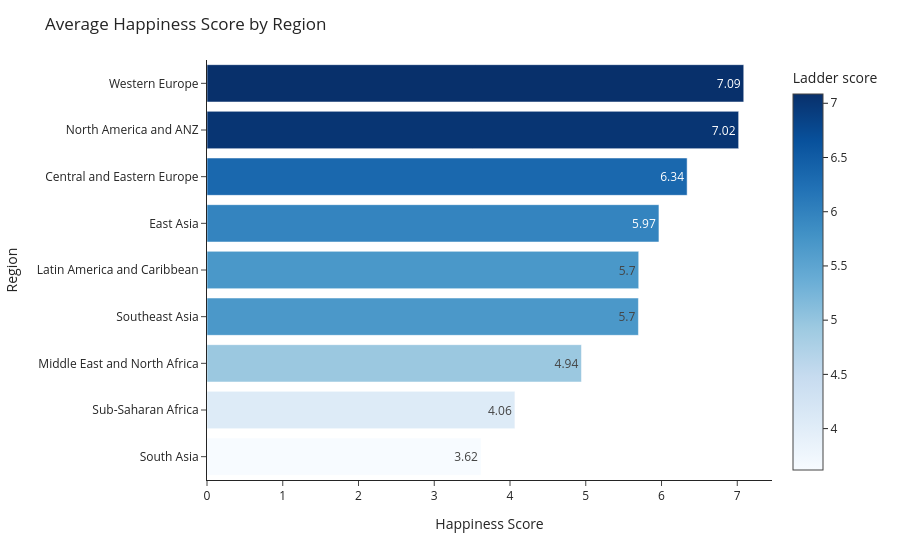

Notebook code for this chart:
### Markdown cell above
## Task 1 — Regional Comparison

This chart shows the average happiness score across different regions.

### Code cell
import plotly.express as px

# Average happiness by region
region_avg = df.groupby('Regional indicator')['Ladder score'].mean().reset_index()

# Sort values
region_avg = region_avg.sort_values('Ladder score')

# Bar chart
fig1 = px.bar(
    region_avg,
    x='Ladder score',
    y='Regional indicator',
    orientation='h',
    text=region_avg['Ladder score'].round(2),
    color='Ladder score',
    color_continuous_scale='Blues'
)

fig1.update_layout(
    title='Average Happiness Score by Region',
    xaxis_title='Happiness Score',
    yaxis_title='Region',
    template='simple_white'
)

fig1.show()

### Figure 1 — Plotly figure (JSON) as saved in the notebook; plotly's stock layout.template omitted (floating-point values rounded to 4 significant figures)
{"data": [{"hovertemplate": "Ladder score=%{marker.color}<br>Regional indicator=%{y}<br>text=%{text}<extra></extra>", "legendgroup": "", "marker": {"color": [3.618, 4.065, 4.943, 5.695, 5.699, 5.966, 6.338, 7.018, 7.086], "coloraxis": "coloraxis", "pattern": {"shape": ""}}, "name": "", "orientation": "h", "showlegend": false, "text": [3.62, 4.06, 4.94, 5.7, 5.7, 5.97, 6.34, 7.02, 7.09], "textposition": "auto", "type": "bar", "x": [3.618, 4.065, 4.943, 5.695, 5.699, 5.966, 6.338, 7.018, 7.086], "xaxis": "x", "y": ["South Asia", "Sub-Saharan Africa", "Middle East and North Africa", "Southeast Asia", "Latin America and Caribbean", "East Asia", "Central and Eastern Europe", "North America and ANZ", "Western Europe"], "yaxis": "y"}], "layout": {"barmode": "relative", "coloraxis": {"colorbar": {"title": {"text": "Ladder score"}}, "colorscale": [[0, "rgb(247,251,255)"], [0.125, "rgb(222,235,247)"], [0.25, "rgb(198,219,239)"], [0.375, "rgb(158,202,225)"], [0.5, "rgb(107,174,214)"], [0.625, "rgb(66,146,198)"], [0.75, "rgb(33,113,181)"], [0.875, "rgb(8,81,156)"], [1, "rgb(8,48,107)"]]}, "legend": {"tracegroupgap": 0}, "margin": {"t": 60}, "title": {"text": "Average Happiness Score by Region"}, "xaxis": {"anchor": "y", "domain": [0, 1], "title": {"text": "Happiness Score"}}, "yaxis": {"anchor": "x", "domain": [0, 1], "title": {"text": "Region"}}}}
